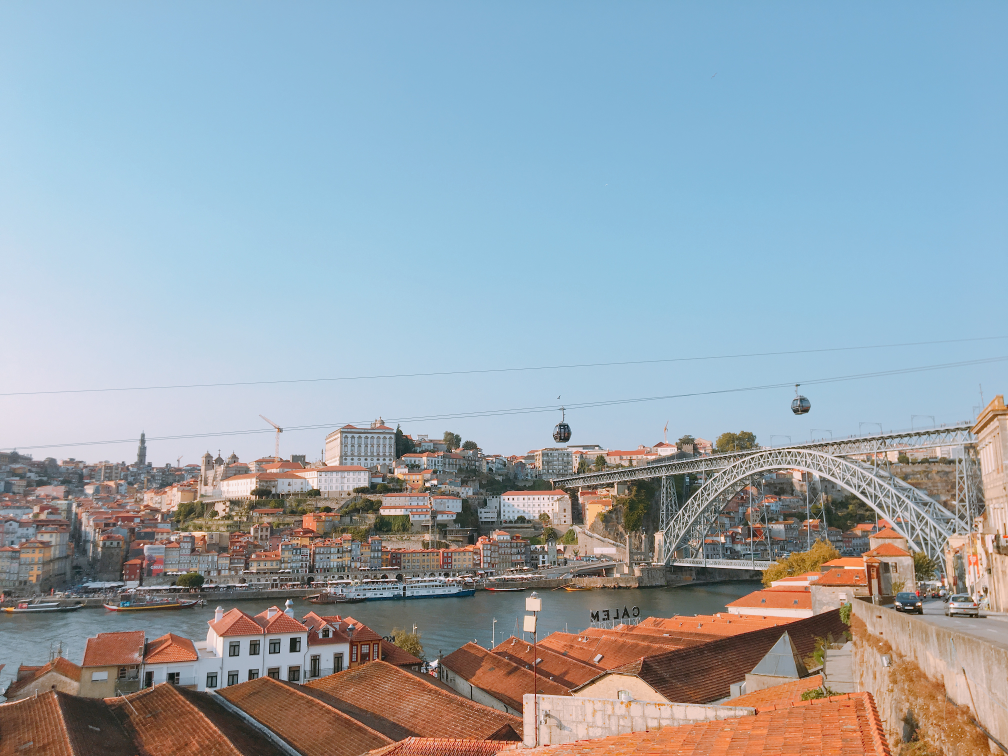
#> input picture img04.png, 4032 x 3024 px (shown at 1/4 size)
$ python source1.py
#> lines starting #> are read from the running program, lines starting #| are printed output that depends on the picture
import cv2
import numpy as np
import matplotlib.pyplot as plt
import pandas as pd
import time
start = time.time()

src = cv2.imread("img04.png")
#> src is the input picture: shape (3024, 4032, 3); mean B, G, R 173.8, 164.5, 151.8
r = 10
src = cv2.resize(src, dsize=(int(src.shape[0]/r), int(src.shape[1]/r)), interpolation=cv2.INTER_AREA)
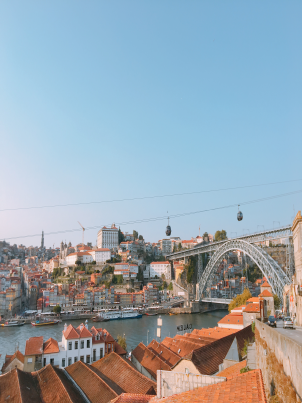
#> src: shape (403, 302, 3); mean B, G, R 173.8, 164.5, 151.8

hsv = cv2.cvtColor(src, cv2.COLOR_BGR2HSV)
#> hsv: shape (403, 302, 3); mean H, S, V 75.3, 74.1, 191.1

height, width, channel = src.shape
#> height = 403; width = 302; channel = 3
h_histogram = np.zeros((181, 1))

for i in range(height):
    for j in range(width):
        val = hsv[i, j, 0]
        h_histogram[val, 0] += 1
#> after the loop, h_histogram = 181 values, max 35682 at index 102, min 0 at index 59, mean 672.4

h_histogram = pd.DataFrame(h_histogram, columns=["histogram"])
#> h_histogram = table of 181 rows and 1 columns
h_histogram = h_histogram.sort_values(["histogram"], ascending=[False])

dist = 10
H = []
H.append(h_histogram.head(1).index.values.astype(int)[-1])
max_idx = 1
for i in range(1, 181):
    if abs(
        h_histogram.head(i).index.values.astype(int)[-1] - h_histogram.head(max_idx).index.values.astype(int)[-1]) > dist:
        H.append(h_histogram.head(i).index.values.astype(int)[-1])
        max_idx = i

    if len(H) >= 5:
        break
#> after the loop, H = [102, 10, 104, 13, 100]; max_idx = 15

S, V = [], []
for k in range(5):
    s_histogram = np.zeros((256, 1))
    v_histogram = np.zeros((256, 1))
    for i in range(height):
        for j in range(width):
            if hsv[i,j,0] == H[k]:
                s, v = hsv[i, j, 1], hsv[i, j, 2]
                s_histogram[s, 0] += 1
                v_histogram[v, 0] += 1
    S.append(s_histogram.argmax())
    V.append(v_histogram.argmax())
#> after the loop, S = [97, 161, 46, 81, 70]; V = [218, 220, 229, 188, 223]

mat = hsv.copy()
cv2.circle(mat, (20, int(height/2)), 20, (int(H[0]), int(S[0]), int(V[0])), -1)
#> mat: shape (403, 302, 3); mean H, S, V 75.2, 75, 190.9
cv2.circle(mat, (80, int(height/2)), 20, (int(H[1]), int(S[1]), int(V[1])), -1)
#> mat: shape (403, 302, 3); mean H, S, V 74.2, 76.2, 190.8
cv2.circle(mat, (140, int(height/2)), 20, (int(H[2]), int(S[2]), int(V[2])), -1)
#> mat: shape (403, 302, 3); mean H, S, V 74.2, 76.2, 190.9
cv2.circle(mat, (200, int(height/2)), 20, (int(H[3]), int(S[3]), int(V[3])), -1)
#> mat: shape (403, 302, 3); mean H, S, V 73.3, 76.4, 190.5
cv2.circle(mat, (260, int(height/2)), 20, (int(H[4]), int(S[4]), int(V[4])), -1)
#> mat: shape (403, 302, 3); mean H, S, V 73.3, 76.4, 190.6


dst = cv2.cvtColor(mat, cv2.COLOR_HSV2BGR)
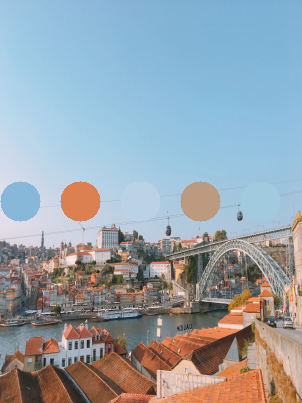
#> dst: shape (403, 302, 3); mean B, G, R 171.1, 162.4, 151.2
print(time.time() - start)
# cv2.imshow("src", dst)
cv2.imwrite("beta test.png", dst)
cv2.waitKey(0)

$ run again, with img01.png copied over img04.png
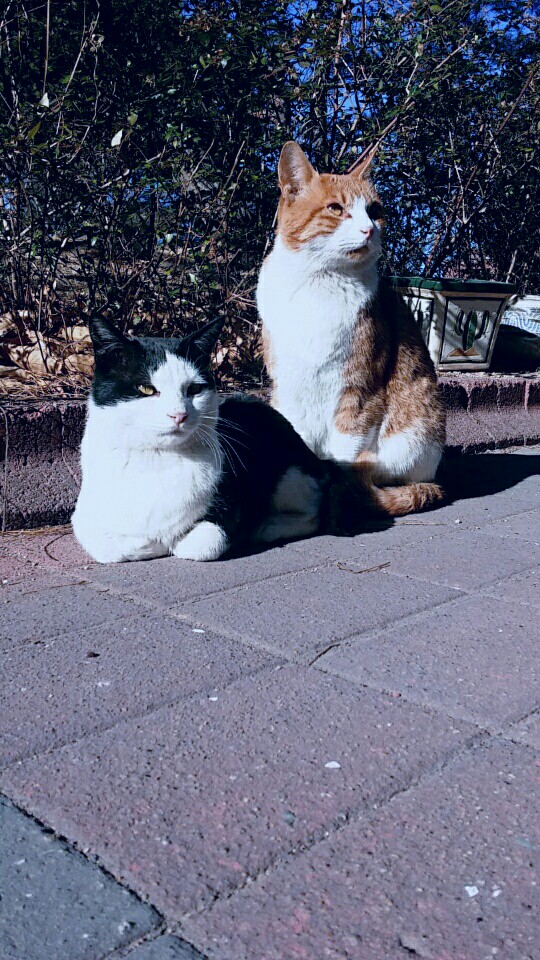
#> input picture img01.png, 540 x 960 px
#> src is the input picture: shape (960, 540, 3); mean B, G, R 116, 96.3, 94.2
#> `src = cv2.resize(src, dsize=(int(src.shape[0]/r), int(src.shape[1]/r))..`:
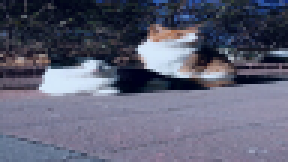
#> src: shape (54, 96, 3) (shown 3 times larger); mean B, G, R 116, 96.3, 94.2
#> hsv: shape (54, 96, 3); mean H, S, V 115.8, 77, 117.2
#> after the loop `for i in range(height):`: h_histogram = 181 values, max 270 at index 120, min 0 at index 12, mean 28.64
#> `h_histogram = pd.DataFrame(h_histogram, columns=["histogram"])`: h_histogram = table of 181 rows and 1 columns
#> after the loop `for i in range(1, 181):`: H = [120, 109, 121, 108, 125]; max_idx = 12
#> after the loop `for k in range(5):`: S = [41, 74, 41, 40, 39]; V = [170, 146, 158, 149, 151]
#> `dst = cv2.cvtColor(mat, cv2.COLOR_HSV2BGR)`:
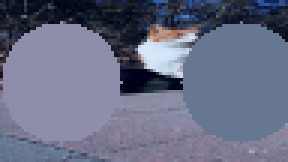
#> dst: shape (54, 96, 3) (shown 3 times larger); mean B, G, R 132.8, 108.7, 103.5

$ run again, with img02.png copied over img04.png
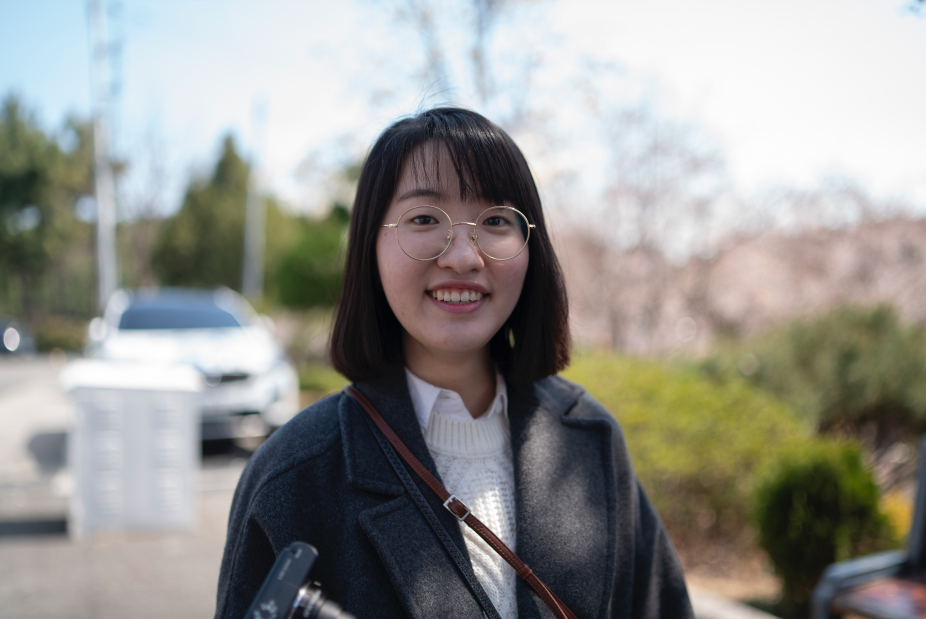
#> input picture img02.png, 1852 x 1238 px (shown at 1/2 size)
#> src is the input picture: shape (1238, 1852, 3); mean B, G, R 143, 147.4, 147.6
#> `src = cv2.resize(src, dsize=(int(src.shape[0]/r), int(src.shape[1]/r))..`:
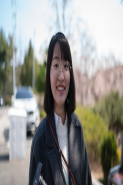
#> src: shape (185, 123, 3); mean B, G, R 143, 147.4, 147.6
#> hsv: shape (185, 123, 3); mean H, S, V 66, 47.9, 155.8
#> after the loop `for i in range(height):`: h_histogram = 181 values, max 2576 at index 0, min 0 at index 59, mean 125.7
#> `h_histogram = pd.DataFrame(h_histogram, columns=["histogram"])`: h_histogram = table of 181 rows and 1 columns
#> after the loop `for i in range(1, 181):`: H = [0, 101, 120, 105, 11]; max_idx = 12
#> after the loop `for k in range(5):`: S = [0, 8, 1, 6, 9]; V = [248, 245, 244, 245, 181]
#> `dst = cv2.cvtColor(mat, cv2.COLOR_HSV2BGR)`:
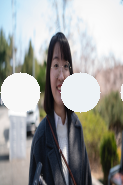
#> dst: shape (185, 123, 3); mean B, G, R 156.2, 159.4, 158.8
